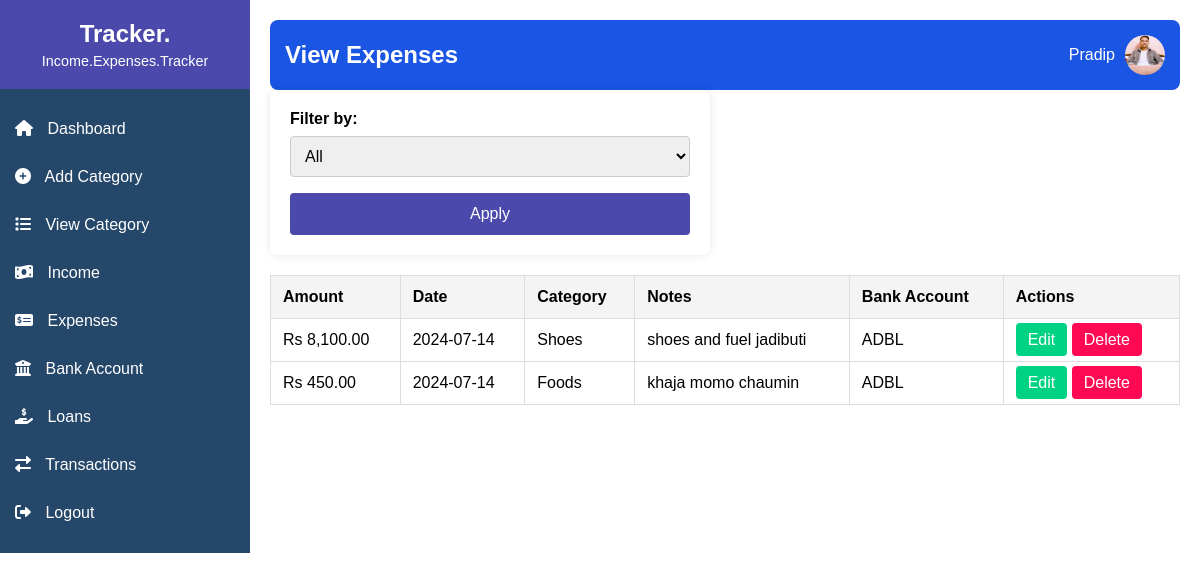
The app's page /view_expenses.php (signed in) with its own data.
### tables this page shows
CREATE TABLE `expenses` (
  `id` int(11) NOT NULL,
  `amount` decimal(10,2) NOT NULL,
  `date` date NOT NULL,
  `category_id` int(11) NOT NULL,
  `notes` text DEFAULT NULL,
  `bank_account_id` int(11) NOT NULL
);

CREATE TABLE `categories` (
  `id` int(11) NOT NULL,
  `name` varchar(255) NOT NULL
);

CREATE TABLE `bank_accounts` (
  `id` int(11) NOT NULL,
  `admin_id` int(11) NOT NULL,
  `bank_name` varchar(255) NOT NULL,
  `balance` decimal(10,2) NOT NULL,
  `created_at` timestamp NOT NULL DEFAULT current_timestamp()
);

### view_expenses.php (the view, shortened to what this page needs)
<?php
include('db.php');
$filter = isset($_GET['filter']) ? $_GET['filter'] : 'all';
$whereClause = "";
switch ($filter) {
    default:
        $whereClause = "";
        break;
}
$query = "
    SELECT
        expenses.id,
        expenses.amount,
        expenses.date,
        expenses.notes,
        bank_accounts.bank_name as bank_account,
        categories.name as category
    FROM expenses
    JOIN bank_accounts ON expenses.bank_account_id = bank_accounts.id
    JOIN categories ON expenses.category_id = categories.id
    $whereClause
";
$result = mysqli_query($conn, $query);
?>
<!DOCTYPE html>
<html lang="en">
<head>
    <link rel="stylesheet" href="styles.css">
    <link rel="stylesheet" href="https://cdnjs.cloudflare.com/ajax/libs/font-awesome/6.0.0-beta3/css/all.min.css">
</head>
<body>
<div class="sidebar">
    <div class="sidebar-header">
        <h2>Tracker.</h2>
        <p>Income.Expenses.Tracker</p>
    </div>
    <ul class="sidebar-menu">
        <li><a href="dashboard.php"><i class="fas fa-home"></i> Dashboard</a></li>
        <li><a href="add_category.php"><i class="fas fa-plus-circle"></i> Add Category</a></li>
        <li><a href="view_categories.php"><i class="fas fa-list"></i> View Category</a></li>
        <li>
            <a href="javascript:void(0)" class="main-menu"><i class="fas fa-money-bill-wave"></i> Income</a>
        </li>
        <li>
            <a href="javascript:void(0)" class="main-menu"><i class="fas fa-money-check-alt"></i> Expenses</a>
        </li>
        <li>
            <a href="javascript:void(0)" class="main-menu"><i class="fas fa-university"></i> Bank Account</a>
        </li>
        <li>
            <a href="javascript:void(0)" class="main-menu"><i class="fas fa-hand-holding-usd"></i> Loans</a>
        </li>
        <li><a href="transactions.php"><i class="fas fa-exchange-alt"></i> Transactions</a></li>
        <li><a href="logout.php"><i class="fas fa-sign-out-alt"></i> Logout</a></li>
    </ul>
</div>
<div class="main-content">
    <header>
        <div class="title">
            <h1>View Expenses</h1>
        </div>
        <div class="user-info">
            <p><?php echo htmlspecialchars($_SESSION['username']); ?></p>
            <img src="profile.jpg" alt="Profile Picture">
        </div>
    </header>
    <main>
        <div class="filter-container">
            <form method="GET" action="">
                <label for="filter">Filter by:</label>
                <select name="filter" id="filter" onchange="toggleDateInputs(this.value)">
                    <option value="all" <?php if ($filter == 'all') echo 'selected'; ?>>All</option>
                </select>
                <button type="submit">Apply</button>
            </form>
        </div>
        <div class="table-container">
            <table>
                <thead>
                    <tr>
                        <th>Amount</th>
                        <th>Date</th>
                        <th>Category</th>
                        <th>Notes</th>
                        <th>Bank Account</th>
                        <th>Actions</th>
                    </tr>
                </thead>
                <tbody>
                    <?php while ($row = mysqli_fetch_assoc($result)): ?>
                    <tr>
                        <td>Rs <?php echo number_format($row['amount'], 2); ?></td>
                        <td><?php echo htmlspecialchars($row['date']); ?></td>
                        <td><?php echo htmlspecialchars($row['category']); ?></td>
                        <td><?php echo htmlspecialchars($row['notes']); ?></td>
                        <td><?php echo htmlspecialchars($row['bank_account']); ?></td>
                        <td>
                            <a href="edit_expense.php?id=<?php echo $row['id']; ?>" class="btn btn-edit">Edit</a>
                            <a href="delete_expense.php?id=<?php echo $row['id']; ?>" class="btn btn-delete" onclick="return confirm('Are you sure you want to delete this expense?');">Delete</a>
                        </td>
                    </tr>
                    <?php endwhile; ?>
                </tbody>
            </table>
        </div>
    </main>
</div>
</body>
</html>

### styles.css (style rules this page uses)
body { font-family: Arial, sans-serif; margin: 0; padding: 0; display: flex; }
.sidebar { width: 250px; background-color: #25476A; color: #fff; display: flex; flex-direction: column; align-items: center; }
.sidebar-header { text-align: center; padding: 20px 0; width: 100%; background-color: #4B49AC; }
.sidebar-header h2 { margin: 0; font-size: 1.5em; }
.sidebar-header p { margin: 5px 0 0; font-size: 0.9em; }
.sidebar-menu { list-style: none; padding: 0; width: 100%; display: flex; flex-direction: column; }
.sidebar-menu li { width: 100%; }
.sidebar-menu li a { display: block; padding: 15px; color: #fff; text-decoration: none; transition: background-color 0.3s ease; }
.sidebar-menu li a i { margin-right: 10px; }
.main-content { flex-grow: 1; padding: 20px; }
header { display: flex; justify-content: space-between; align-items: center; background-color: #1A55E3; color: #fff; padding: 15px; border-radius: 8px; }
header .title h1 { margin: 0; font-size: 1.5em; }
header .user-info { display: flex; align-items: center; }
header .user-info p { margin: 0; margin-right: 10px; }
header .user-info img { width: 40px; height: 40px; border-radius: 50%; }
form { width: 100%; max-width: 400px; padding: 20px; background: #fff; box-shadow: 0 0 10px rgba(0, 0, 0, 0.1); border-radius: 8px; display: flex; flex-direction: column; }
form label { margin-bottom: 8px; font-weight: bold; }
form input[type="text"], form input[type="number"], form input[type="date"], form select, form textarea { padding: 10px; margin-bottom: 16px; border: 1px solid #ccc; border-radius: 4px; font-size: 16px; width: 100%; }
form button { padding: 12px; background-color: #4B49AC; color: #fff; border: none; border-radius: 4px; cursor: pointer; font-size: 16px; transition: background-color 0.3s ease; }
.table-container { width: 100%; overflow-x: auto; }
table { width: 100%; border-collapse: collapse; margin: 20px 0; font-size: 16px; }
table th, table td { padding: 12px; border: 1px solid #ddd; text-align: left; }
table th { background-color: #f4f4f4; }
.btn { padding: 8px 12px; color: #fff; text-decoration: none; border-radius: 4px; transition: background-color 0.3s ease; }
.btn-edit { background-color: #00d284; }
.btn-delete { background-color: #FF0854; }

### records on screen
expenses: amount "8,100.00", date "2024-07-14", category.name "Shoes", notes "shoes and fuel jadibuti", bank_account.bank_name "ADBL"
expenses: amount "450.00", date "2024-07-14", category.name "Foods", notes "khaja momo chaumin", bank_account.bank_name "ADBL"

### other values on screen
$_SESSION['username'] "Pradip"
